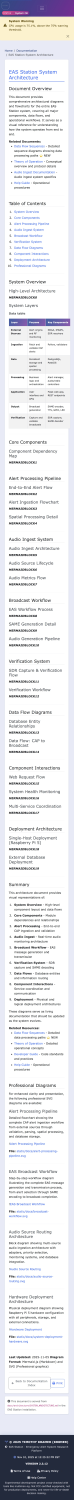
#> input picture bugs/IMG_4402.jpeg, 880 x 17994 px (shown at 1/12 size); its folder holds only this picture in this run
$ python -i vfd_controller.py   (imports and definitions only)
#> lines starting #> are read from the running program, lines starting #| are printed output that depends on the picture
"""
Noritake GU140x32F-7000B VFD Display Controller
================================================

This module provides a comprehensive driver for the Noritake GU140x32F-7000B
graphical VFD (Vacuum Fluorescent Display) using the GU-7000 series protocol.

Display Specifications:
- Resolution: 140 x 32 pixels
- Connection: UART/Serial
- Protocol: GU-7000 Series
- Brightness: 8 levels (0-7)
- Graphics: Full bitmap support

Author: Claude (Anthropic)
Date: 2025-11-05
"""

import serial
import time
import logging
from typing import Optional, Tuple, List
from enum import Enum
from PIL import Image, ImageDraw, ImageFont
import io

logger = logging.getLogger(__name__)


class VFDBrightness(Enum):
    """VFD brightness levels (0-7, where 7 is brightest)."""
    LEVEL_0 = 0  # Dimmest
    LEVEL_1 = 1
    LEVEL_2 = 2
    LEVEL_3 = 3
    LEVEL_4 = 4
    LEVEL_5 = 5
    LEVEL_6 = 6
    LEVEL_7 = 7  # Brightest


class VFDFont(Enum):
    """Built-in VFD fonts."""
    FONT_5x7 = 0x01
    FONT_7x10 = 0x02
    FONT_10x14 = 0x03


class NoritakeVFDController:
    """
    Controller for Noritake GU140x32F-7000B VFD Display.

    This class implements the GU-7000 series protocol for controlling
    a graphical VFD display over UART/serial connection.

    Example usage:
        vfd = NoritakeVFDController(port='/dev/ttyUSB0', baudrate=38400)
        vfd.connect()
        vfd.clear_screen()
        vfd.draw_text(0, 0, "Hello World!")
        vfd.disconnect()
    """

    # Display constants
    WIDTH = 140
    HEIGHT = 32

    # Command constants (GU-7000 protocol)
    CMD_PREFIX = 0x1F
    CMD_INIT = 0x28
    CMD_CLEAR = 0x01
    CMD_HOME = 0x02
    CMD_BRIGHTNESS = 0x58
    CMD_CURSOR_POS = 0x24
    CMD_IMAGE_WRITE = 0x28
    CMD_PIXEL = 0x70
    CMD_LINE = 0x6C
    CMD_RECT = 0x72
    CMD_RECT_FILL = 0x78

    # ASCII control codes
    US = 0x1F  # Unit Separator
    ESC = 0x1B  # Escape

    def __init__(
        self,
        port: str = '/dev/ttyUSB0',
        baudrate: int = 38400,
        timeout: float = 1.0
    ):
        """
        Initialize the VFD controller.

        Args:
            port: Serial port device (e.g., '/dev/ttyUSB0', 'COM3')
            baudrate: Communication baud rate (default: 38400)
            timeout: Serial read timeout in seconds
        """
        self.port = port
        self.baudrate = baudrate
        self.timeout = timeout
        self.serial: Optional[serial.Serial] = None
        self.connected = False
        self.current_brightness = VFDBrightness.LEVEL_7

    # [229 lines left out: functions connect, disconnect, initialize_display, _write_byte, _write_bytes, clear_screen and 6 more, not called in this run]

    def draw_bitmap(self, x: int, y: int, width: int, height: int, bitmap_data: bytes) -> None:
        """
        Draw a bitmap image.

        Args:
            x: X coordinate (top-left)
            y: Y coordinate (top-left)
            width: Bitmap width in pixels
            height: Bitmap height in pixels
            bitmap_data: Raw bitmap data (1 bit per pixel, row-major)
        """
        if not self.connected:
            logger.warning("VFD not connected, cannot draw bitmap")
            return

        # Validate coordinates
        if x < 0 or y < 0 or x + width > self.WIDTH or y + height > self.HEIGHT:
            logger.warning(f"Bitmap exceeds display bounds: ({x},{y}) {width}x{height}")
            return

        # Send bitmap command (GU-7000 series)
        self._write_byte(self.US)
        self._write_byte(0x28)  # Image write command
        self._write_byte(0x66)  # Bitmap mode
        self._write_byte(0x11)  # 1-bit monochrome
        self._write_byte(width)
        self._write_byte(height)
        self._write_byte(x)
        self._write_byte(y)

        # Write bitmap data
        self._write_bytes(bitmap_data)

        logger.debug(f"Drew bitmap at ({x}, {y}): {width}x{height}")

    def display_image(self, image_path: str, x: int = 0, y: int = 0) -> None:
        """
        Load and display an image file on the VFD.

        Args:
            image_path: Path to image file (PNG, JPG, BMP, etc.)
            x: X position to place image
            y: Y position to place image
        """
#> called with image_path = 'bugs/IMG_4402.jpeg', x = 0, y = 0
        try:
            # Load image with PIL
            img = Image.open(image_path)
#> img is the input picture: PIL image 880x17994 RGB; mean R, G, B 228.7, 229.2, 233.1

            # Convert to 1-bit monochrome
            img = img.convert('1')
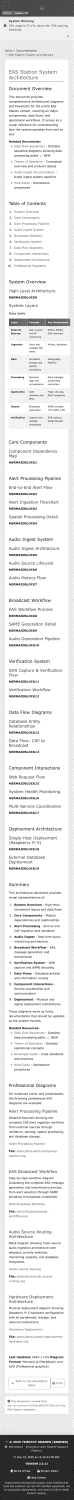
#> img: PIL image 880x17994 1 (shown at 1/12 size); 90% white; black in thin lines or dots

            # Get image dimensions
            width, height = img.size
#> width = 880; height = 17994

            # Ensure image fits on display
            if x + width > self.WIDTH:
                width = self.WIDTH - x
            if y + height > self.HEIGHT:
                height = self.HEIGHT - y

            # Crop if necessary
            if img.size != (width, height):
                img = img.crop((0, 0, width, height))
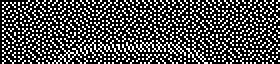
#> img: PIL image 140x32 1 (shown 2 times larger); 29.2% white in thin lines or dots

            # Convert to bitmap bytes
            bitmap_data = self._image_to_bitmap(img)

            # Draw to display
            self.draw_bitmap(x, y, width, height, bitmap_data)

            logger.info(f"Displayed image from {image_path} at ({x}, {y})")

        except Exception as e:
            logger.error(f"Error displaying image {image_path}: {e}")

    # [80 lines left out: functions display_image_from_bytes, create_text_image, not called in this run]

    def _image_to_bitmap(self, img: Image.Image) -> bytes:
        """
        Convert PIL Image to VFD bitmap format.

        Args:
            img: PIL Image in mode '1' (1-bit)

        Returns:
            Bitmap data as bytes
        """
        width, height = img.size
#> width = 140; height = 32

        # Calculate bytes per row (8 pixels per byte)
        bytes_per_row = (width + 7) // 8
#> bytes_per_row = 18

        # Convert image to bytes
        bitmap_data = bytearray()

        for row in range(height):
            row_data = bytearray(bytes_per_row)
            for col in range(width):
                pixel = img.getpixel((col, row))
                if pixel:  # If pixel is white (on)
                    byte_index = col // 8
                    bit_index = 7 - (col % 8)
                    row_data[byte_index] |= (1 << bit_index)
            bitmap_data.extend(row_data)

        return bytes(bitmap_data)

    # [62 lines left out: functions draw_progress_bar, get_status, __enter__, __exit__, not called in this run]


# Singleton instance (initialized in app_core/vfd.py)
vfd_controller: Optional[NoritakeVFDController] = None


# [37 lines left out: functions get_vfd_controller, init_vfd_controller, not called in this run]

>>> result = NoritakeVFDController().display_image('bugs/IMG_4402.jpeg')
